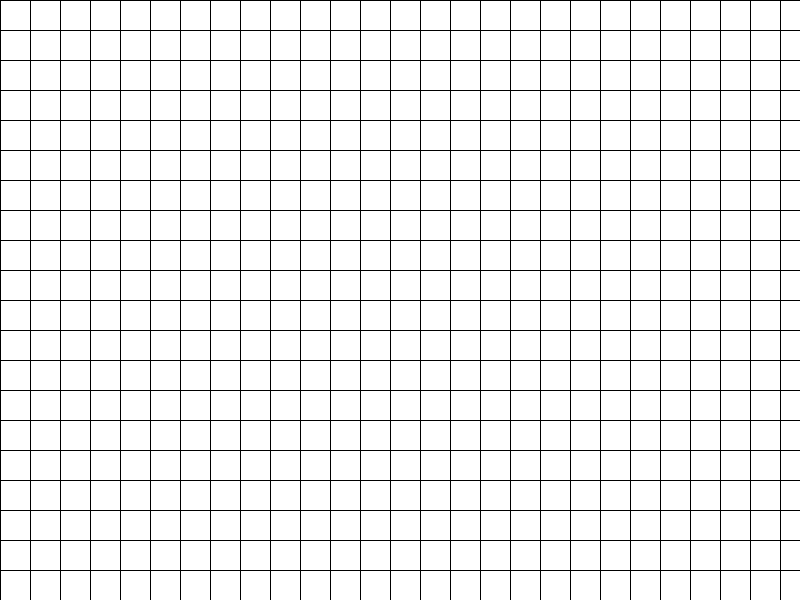
Frame 1 (no input)
Frame 60 (the mouse pressed at the canvas centre just before this capture): identical to frame 1, image omitted
Frame 120 (the mouse held since frame 60 and released just before this capture): identical to frame 1, image omitted

The Processing sketch that drew this single still picture (run headless with seeded random() and noise(); from frame 60 on, the mouse is pressed at the canvas centre):

// Processing sketch: SquaredPaper
// ── SquaredPaper.pde
void setup(){
  size (800, 600);
}

void draw(){
  background(255);
  for(int y = 0; y<width; y+=30){
    line(0,y,width, y);
  }
  for(int x = 0; x<width; x+=30){
    line(x, 0, x, height);
  }
}
